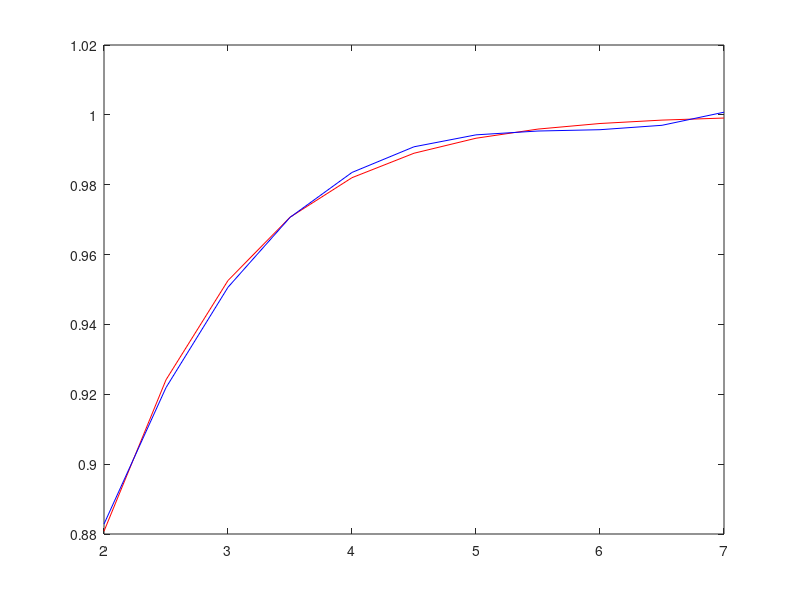

Recreate this plot in MATLAB.
x = 2:0.5:7;
y = sigmf(x,[1 0]);
poly = polyfit(x,y,3);
y1 = polyval(poly,x);
plot(x,y,'r'); hold on;
plot(x,y1,'b'); hold off;